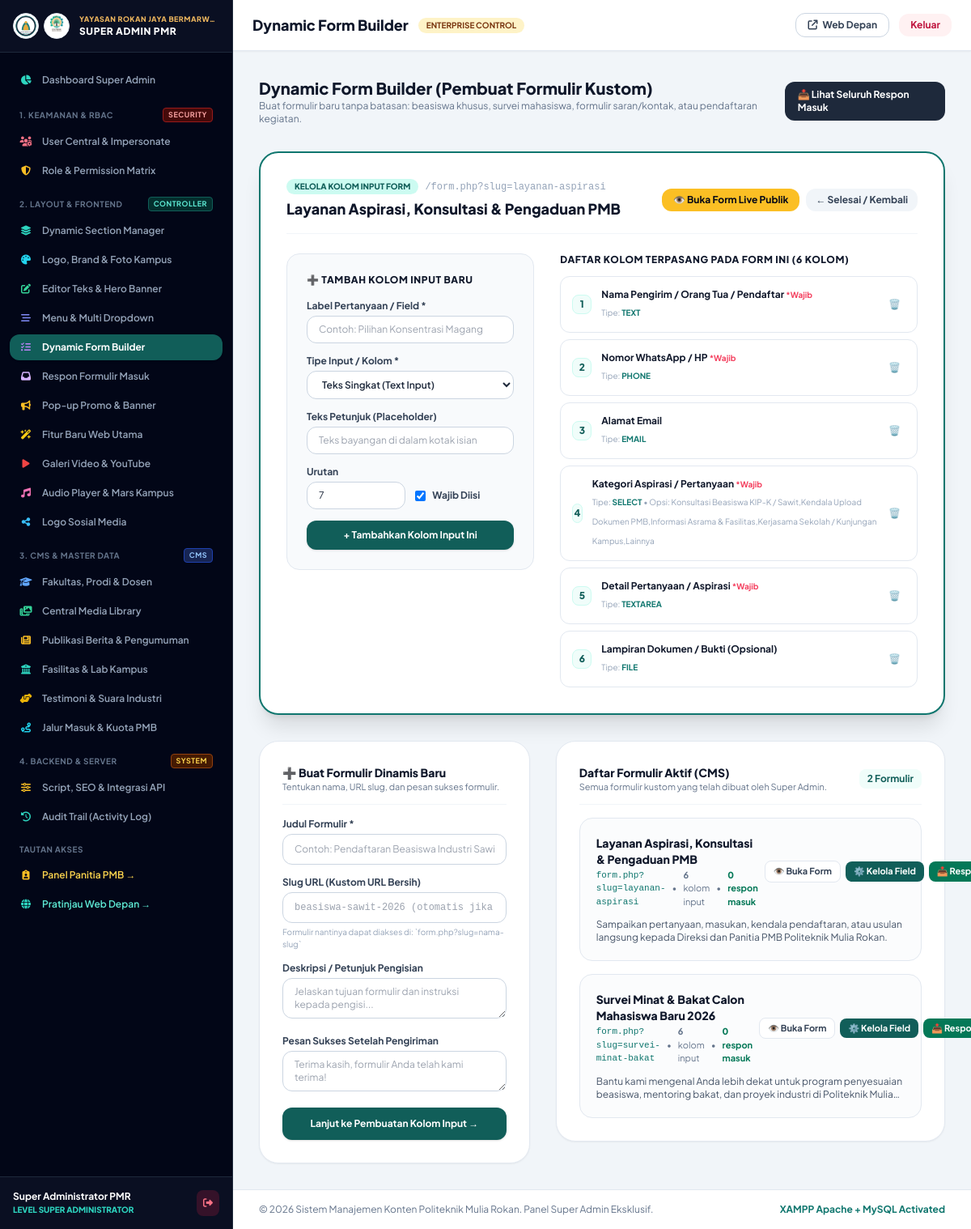
/super-admin/form_builder.php?manage_fields=2 (signed in), run on the app's committed database.
### tables this page shows
CREATE TABLE `site_settings` (
  `id` int(11) NOT NULL PRIMARY KEY DEFAULT 1,
  `nama_kampus` varchar(150) NOT NULL DEFAULT 'POLITEKNIK MULIA ROKAN',
  `sub_nama` varchar(255) NOT NULL DEFAULT 'Kampus Vokasi Industri Kelapa Sawit, Rekayasa Manufaktur & Teknologi Digital',
  `tagline` varchar(255) NOT NULL DEFAULT 'Penerimaan Mahasiswa Baru TA 2026/2027',
  `logo_url` varchar(255) NOT NULL DEFAULT 'assets/images/logo-resmi.jpg',
  `logo_yayasan_url` varchar(255) NOT NULL DEFAULT 'assets/images/logo-yayasan.svg',
  `color_primary` varchar(20) NOT NULL DEFAULT '#0f766e',
  `color_primary_dark` varchar(20) NOT NULL DEFAULT '#115e59',
  `color_accent` varchar(20) NOT NULL DEFAULT '#f59e0b',
  `color_accent_dark` varchar(20) NOT NULL DEFAULT '#d97706',
  `running_text` text DEFAULT NULL,
  `hero_badge` varchar(150) DEFAULT '✨ Penerimaan Mahasiswa Baru TA 2026/2027 Resmi Dibuka',
  `hero_title` varchar(255) DEFAULT 'Wujudkan Karir Gemilang Bersama Politeknik Mulia Rokan',
  `hero_subtitle` text DEFAULT NULL,
  `hero_cta_text` varchar(100) DEFAULT 'Daftar PMB Sekarang',
  `hero_cta_link` varchar(200) DEFAULT 'daftar.php',
  `sambutan_direktur_nama` varchar(150) DEFAULT 'Ir. H. Syamsul Bahri, M.T.',
  `sambutan_direktur_jabatan` varchar(150) DEFAULT 'Direktur Politeknik Mulia Rokan',
  `sambutan_direktur_teks` text DEFAULT NULL,
  `sambutan_direktur_foto` varchar(255) DEFAULT 'assets/images/direktur.jpg',
  `visi_teks` text DEFAULT NULL,
  `misi_teks` text DEFAULT NULL,
  `alamat` text DEFAULT NULL,
  `email` varchar(100) DEFAULT 'pmb@politeknikmuliarokan.ac.id',
  `telepon` varchar(50) DEFAULT '(0767) 21998',
  `whatsapp_helpdesk` varchar(50) DEFAULT '0812-3456-7890',
  `jam_operasional` varchar(150) DEFAULT 'Senin - Jumat: 08.00 - 16.00 WIB | Sabtu: 08.00 - 13.00 WIB',
  `google_maps_iframe` text DEFAULT NULL,
  `updated_at` timestamp NOT NULL DEFAULT CURRENT_TIMESTAMP ON UPDATE CURRENT_TIMESTAMP
);

CREATE TABLE `dynamic_forms` (
  `id` int(11) NOT NULL AUTO_INCREMENT,
  `judul_form` varchar(200) NOT NULL,
  `slug` varchar(200) NOT NULL UNIQUE,
  `deskripsi` text DEFAULT NULL,
  `pesan_sukses` text DEFAULT NULL,
  `is_active` tinyint(1) NOT NULL DEFAULT 1,
  `created_at` timestamp NOT NULL DEFAULT CURRENT_TIMESTAMP,
  PRIMARY KEY (`id`)
);

CREATE TABLE `dynamic_form_fields` (
  `id` int(11) NOT NULL AUTO_INCREMENT,
  `form_id` int(11) NOT NULL,
  `field_name` varchar(100) NOT NULL,
  `label` varchar(200) NOT NULL,
  `tipe` enum('text','number','email','phone','date','textarea','select','radio','checkbox','file') NOT NULL DEFAULT 'text',
  `pilihan` text DEFAULT NULL,
  `placeholder` varchar(200) DEFAULT NULL,
  `is_required` tinyint(1) NOT NULL DEFAULT 1,
  `urutan` int(11) NOT NULL DEFAULT 1,
  PRIMARY KEY (`id`),
  KEY `fk_field_form` (`form_id`),
  CONSTRAINT `fk_field_form` FOREIGN KEY (`form_id`) REFERENCES `dynamic_forms` (`id`) ON DELETE CASCADE
);

### super-admin/form_builder.php (the view, shortened to what the rows shown need)
<?php
$page_title = "Dynamic Form Builder";
require_once __DIR__ . '/layout_top.php';
$forms_stmt = $pdo->query("SELECT f.*,
    (SELECT COUNT(*) FROM dynamic_form_fields WHERE form_id = f.id) as total_fields,
    (SELECT COUNT(*) FROM dynamic_form_submissions WHERE form_id = f.id) as total_submissions
    FROM dynamic_forms f ORDER BY f.id DESC");
$forms_list = $forms_stmt->fetchAll();
$manage_form_id = isset($_GET['manage_fields']) ? (int)$_GET['manage_fields'] : 0;
$active_form = null;
$active_fields = [];
if ($manage_form_id > 0) {
    $stmt_af = $pdo->prepare("SELECT * FROM dynamic_forms WHERE id = ?");
    $stmt_af->execute([$manage_form_id]);
    $active_form = $stmt_af->fetch();
    if ($active_form) {
        $stmt_ff = $pdo->prepare("SELECT * FROM dynamic_form_fields WHERE form_id = ? ORDER BY urutan ASC");
        $stmt_ff->execute([$manage_form_id]);
        $active_fields = $stmt_ff->fetchAll();
    }
}
?>
<div class="max-w-6xl mx-auto space-y-8">
  <div class="flex flex-col sm:flex-row justify-between items-start sm:items-center gap-4">
    <div>
      <h2 class="text-xl font-black text-slate-900">Dynamic Form Builder (Pembuat Formulir Kustom)</h2>
    </div>
  </div>
  <?php if ($active_form): ?>
    <div class="bg-white rounded-3xl border-2 border-teal-700 shadow-xl p-6 sm:p-8 space-y-6">
      <div class="flex flex-col sm:flex-row justify-between items-start sm:items-center gap-4 border-b border-slate-100 pb-4">
        <div>
          <div class="flex items-center gap-2">
            <span class="px-2.5 py-0.5 rounded-full text-[10px] font-black bg-teal-100 text-teal-800 uppercase">
              Kelola Kolom Input Form
            </span>
            <span class="text-xs text-slate-400 font-mono">/form.php?slug=<?= htmlspecialchars($active_form['slug']); ?></span>
          </div>
          <h3 class="text-lg font-black text-slate-900 mt-1"><?= htmlspecialchars($active_form['judul_form']); ?></h3>
        </div>
        <div class="flex items-center gap-2">
          <a href="../form.php?slug=<?= urlencode($active_form['slug']); ?>" target="_blank" class="px-3.5 py-1.5 bg-amber-400 hover:bg-amber-500 text-slate-950 font-bold rounded-xl text-xs transition flex items-center gap-1">
            <span>👁️ Buka Form Live Publik</span>
          </a>
          <a href="form_builder.php" class="px-3 py-1.5 bg-slate-100 hover:bg-slate-200 text-slate-700 font-bold rounded-xl text-xs transition">
            &larr; Selesai / Kembali
          </a>
        </div>
      </div>
      <div class="grid grid-cols-1 lg:grid-cols-12 gap-8 items-start">
        <div class="lg:col-span-5 bg-slate-50 p-6 rounded-2xl border border-slate-200 space-y-4">
          <h4 class="text-xs font-black text-slate-900 uppercase tracking-wider">
            ➕ Tambah Kolom Input Baru
          </h4>
          <form action="form_builder.php?manage_fields=<?= $active_form['id']; ?>" method="POST" class="space-y-3.5">
            <div>
              <label class="block text-xs font-bold text-slate-700 mb-1">Label Pertanyaan / Field *</label>
              <input type="text" name="label" required placeholder="Contoh: Pilihan Konsentrasi Magang" class="w-full px-3.5 py-2 text-xs border border-slate-300 rounded-xl focus:ring-2 focus:ring-teal-700 bg-white">
            </div>
            <div>
              <label class="block text-xs font-bold text-slate-700 mb-1">Tipe Input / Kolom *</label>
              <select name="tipe" id="field_type_select" onchange="toggleOptionBox()" class="w-full px-3.5 py-2 text-xs border border-slate-300 rounded-xl focus:ring-2 focus:ring-teal-700 bg-white font-semibold">
                <option value="text">Teks Singkat (Text Input)</option>
              </select>
            </div>
            <div>
              <label class="block text-xs font-bold text-slate-700 mb-1">Teks Petunjuk (Placeholder)</label>
              <input type="text" name="placeholder" placeholder="Teks bayangan di dalam kotak isian" class="w-full px-3.5 py-2 text-xs border border-slate-300 rounded-xl focus:ring-2 focus:ring-teal-700 bg-white">
            </div>
            <div class="grid grid-cols-2 gap-3">
              <div>
                <label class="block text-xs font-bold text-slate-700 mb-1">Urutan</label>
                <input type="number" name="urutan" value="<?= count($active_fields) + 1; ?>" min="1" class="w-full px-3.5 py-2 text-xs border border-slate-300 rounded-xl focus:ring-2 focus:ring-teal-700 bg-white">
              </div>
              <div class="flex items-center pt-5">
                <label class="flex items-center gap-2 text-xs font-bold text-slate-700 cursor-pointer">
                  <input type="checkbox" name="is_required" value="1" checked class="rounded text-teal-700 focus:ring-teal-700">
                  <span>Wajib Diisi</span>
                </label>
              </div>
            </div>
            <button type="submit" class="w-full py-2.5 bg-teal-800 hover:bg-teal-900 text-white font-bold text-xs rounded-xl shadow transition">
              + Tambahkan Kolom Input Ini
            </button>
          </form>
        </div>
        <div class="lg:col-span-7 space-y-3">
          <h4 class="text-xs font-black text-slate-900 uppercase tracking-wider">
            Daftar Kolom Terpasang Pada Form Ini (<?= count($active_fields); ?> Kolom)
          </h4>
          <?php if (empty($active_fields)): ?>
            <div class="p-8 text-center bg-slate-50 rounded-2xl border border-dashed border-slate-300 text-xs text-slate-500">
              Belum ada kolom input pada formulir ini. Silakan buat kolom baru di sebelah kiri.
            </div>
          <?php else: ?>
            <div class="space-y-2">
              <?php foreach ($active_fields as $f): ?>
                <div class="p-3.5 bg-white rounded-xl border border-slate-200 shadow-xs flex items-center justify-between">
                  <div class="flex items-center gap-3">
                    <span class="w-6 h-6 rounded-lg bg-teal-50 text-teal-800 font-black text-xs flex items-center justify-center border border-teal-100">
                      <?= $f['urutan']; ?>
                    </span>
                    <div>
                      <h5 class="text-xs font-bold text-slate-900">
                        <?= htmlspecialchars($f['label']); ?>
                        <?php if ($f['is_required']): ?>
                          <span class="text-rose-500 text-[10px]">*Wajib</span>
                        <?php endif; ?>
                      </h5>
                      <span class="text-[10px] text-slate-400">
                        Tipe: <strong class="uppercase text-teal-700"><?= $f['tipe']; ?></strong>
                        <?php if (!empty($f['pilihan'])): ?>
                          • Opsi: <?= htmlspecialchars($f['pilihan']); ?>
                        <?php endif; ?>
                      </span>
                    </div>
                  </div>
                  <a href="form_builder.php?delete_field=<?= $f['id']; ?>&form_id=<?= $active_form['id']; ?>" onclick="return confirm('Hapus kolom input ini?')" class="p-1.5 text-rose-600 hover:bg-rose-50 rounded-lg text-xs" title="Hapus Field">
                    🗑️
                  </a>
                </div>
              <?php endforeach; ?>
            </div>
          <?php endif; ?>
        </div>
      </div>
    </div>
  <?php endif; ?>
  <div class="grid grid-cols-1 lg:grid-cols-12 gap-8 items-start">
    <div class="lg:col-span-7 bg-white rounded-3xl border border-slate-200 shadow-sm p-6 sm:p-7 space-y-4">
      <div class="space-y-4">
        <?php foreach ($forms_list as $f): ?>
          <div class="p-5 rounded-2xl border border-slate-200 hover:border-teal-400 transition bg-slate-50/50 space-y-3">
            <div class="flex flex-col sm:flex-row justify-between items-start sm:items-center gap-2">
              <div>
                <h4 class="text-sm font-black text-slate-900"><?= htmlspecialchars($f['judul_form']); ?></h4>
                <div class="flex items-center gap-2 text-[11px] text-slate-500 mt-0.5">
                  <span class="font-mono text-teal-700">form.php?slug=<?= htmlspecialchars($f['slug']); ?></span>
                  <span>•</span>
                  <span><strong><?= $f['total_fields']; ?></strong> kolom input</span>
                  <span>•</span>
                  <span class="text-emerald-700 font-bold"><strong><?= $f['total_submissions']; ?></strong> respon masuk</span>
                </div>
              </div>
              <div class="flex items-center gap-1.5 shrink-0">
                <a href="../form.php?slug=<?= urlencode($f['slug']); ?>" target="_blank" class="px-2.5 py-1 bg-white hover:bg-slate-100 border border-slate-200 rounded-lg text-[11px] font-bold text-slate-700" title="Pratinjau Live">
                  👁️ Buka Form
                </a>
                <a href="form_builder.php?manage_fields=<?= $f['id']; ?>" class="px-2.5 py-1 bg-teal-800 text-white hover:bg-teal-900 rounded-lg text-[11px] font-bold" title="Kelola Kolom Input">
                  ⚙️ Kelola Field
                </a>
                <a href="form_responses.php?form_id=<?= $f['id']; ?>" class="px-2.5 py-1 bg-emerald-700 text-white hover:bg-emerald-800 rounded-lg text-[11px] font-bold" title="Lihat Respon">
                  📥 Respon
                </a>
              </div>
            </div>
            <?php if (!empty($f['deskripsi'])): ?>
              <p class="text-xs text-slate-600 line-clamp-2">
                <?= htmlspecialchars($f['deskripsi']); ?>
              </p>
            <?php endif; ?>
          </div>
        <?php endforeach; ?>
      </div>
    </div>
  </div>
</div>
<?php require_once __DIR__ . '/layout_bottom.php'; ?>

### super-admin/layout_top.php (shortened to what the rows shown need)
<?php
require_once __DIR__ . '/../config/database.php';
$site = getSiteSettings($pdo);
?>
<!DOCTYPE html>
<html lang="id">
<head>
  <script src="https://cdn.tailwindcss.com"></script>
  <link rel="stylesheet" href="../assets/css/style.css">
  <link rel="stylesheet" href="https://cdnjs.cloudflare.com/ajax/libs/font-awesome/6.5.1/css/all.min.css">
</head>
<body class="bg-slate-100 text-slate-800 flex min-h-screen">
  <aside class="w-72 bg-slate-950 text-slate-300 flex flex-col shrink-0 border-r border-slate-800 min-h-screen">
    <div class="p-4 border-b border-slate-800 flex items-center gap-3 bg-slate-900/60">
      <div class="flex items-center gap-1.5 shrink-0">
        <div class="w-8 h-8 rounded-full bg-white p-0.5 shadow-sm border border-slate-200 flex items-center justify-center overflow-hidden">
          <img src="../<?= htmlspecialchars($site['logo_yayasan_url'] ?? 'assets/images/logo-yayasan.png'); ?>" alt="Yayasan" class="w-full h-full object-contain" title="Yayasan Rokan Jaya Bermarwah">
        </div>
        <div class="w-8 h-8 rounded-full bg-white p-0.5 shadow-sm border border-slate-200 flex items-center justify-center overflow-hidden">
          <img src="../<?= htmlspecialchars($site['logo_url'] ?? 'assets/images/logo-politeknik.png'); ?>" alt="Politeknik" class="w-full h-full object-contain" title="Politeknik Mulia Rokan">
        </div>
      </div>
      <div class="overflow-hidden">
        <h2 class="text-xs font-black text-white uppercase tracking-wider truncate">SUPER ADMIN PMR</h2>
      </div>
    </div>
  </aside>
  <div class="flex-1 flex flex-col min-w-0 overflow-y-auto">
    <header class="bg-white border-b border-slate-200 px-6 py-4 flex items-center justify-between shadow-sm sticky top-0 z-30">
      <div class="flex items-center gap-3">
        <h1 class="text-lg font-black text-slate-900"><?= $page_title ?? 'Super Admin Dashboard'; ?></h1>
      </div>
    </header>
    <main class="p-6 sm:p-8 flex-1 space-y-6">

### data on the page
site_settings: logo_yayasan_url (picture), logo_url (picture)
dynamic_forms: slug "layanan-aspirasi", judul_form "Layanan Aspirasi, Konsultasi & Pengaduan PMB", total_fields "6", total_submissions "0", deskripsi "Sampaikan pertanyaan, masukan, kendala pendaftaran, atau usulan langsung kepada Direksi dan Panitia PMB Politeknik Mulia Rokan."
dynamic_form_fields: urutan "1", label "Nama Pengirim / Orang Tua / Pendaftar", is_required "*Wajib", tipe "TEXT"
dynamic_form_fields: urutan "2", label "Nomor WhatsApp / HP", is_required "*Wajib", tipe "PHONE"
dynamic_form_fields: urutan "3", label "Alamat Email", tipe "EMAIL"
dynamic_form_fields: urutan "4", label "Kategori Aspirasi / Pertanyaan", is_required "*Wajib", tipe "SELECT", pilihan "Konsultasi Beasiswa KIP-K / Sawit,Kendala Upload Dokumen PMB,Informasi Asrama & Fasilitas,Kerjasama Sekolah / Kunjungan Kampus,Lainnya"
dynamic_form_fields: urutan "5", label "Detail Pertanyaan / Aspirasi", is_required "*Wajib", tipe "TEXTAREA"
dynamic_form_fields: urutan "6", label "Lampiran Dokumen / Bukti (Opsional)", tipe "FILE"
dynamic_forms: judul_form "Survei Minat & Bakat Calon Mahasiswa Baru 2026", slug "survei-minat-bakat", total_fields "6", total_submissions "0", deskripsi "Bantu kami mengenal Anda lebih dekat untuk program penyesuaian beasiswa, mentoring bakat, dan proyek industri di Politeknik…"

### other printed values
$_SESSION['admin_nama'] "Super Administrator PMR"
$page_title "Dynamic Form Builder"
count($active_fields) "6"
count($forms_list) "2"
